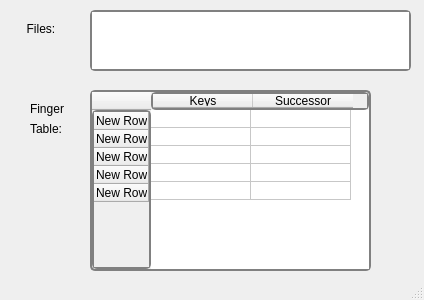
<?xml version="1.0" encoding="UTF-8"?>
<ui version="4.0">
 <class>Dialog</class>
 <widget class="QDialog" name="Dialog">
  <property name="geometry">
   <rect>
    <x>0</x>
    <y>0</y>
    <width>424</width>
    <height>300</height>
   </rect>
  </property>
  <property name="windowTitle">
   <string>Dialog</string>
  </property>
  <property name="styleSheet">
   <string notr="true">#Dialog{background-image: url(:/images/15136(1).jpg);}</string>
  </property>
  <property name="sizeGripEnabled">
   <bool>true</bool>
  </property>
  <widget class="QListWidget" name="Files">
   <property name="geometry">
    <rect>
     <x>90</x>
     <y>10</y>
     <width>321</width>
     <height>61</height>
    </rect>
   </property>
   <property name="styleSheet">
    <string notr="true">border: 2px solid grey;
border-radius : 5px;</string>
   </property>
  </widget>
  <widget class="QTableWidget" name="fingerTab">
   <property name="geometry">
    <rect>
     <x>90</x>
     <y>90</y>
     <width>281</width>
     <height>181</height>
    </rect>
   </property>
   <property name="styleSheet">
    <string notr="true">border: 2px solid grey;
border-radius : 5px;</string>
   </property>
   <attribute name="horizontalHeaderCascadingSectionResizes">
    <bool>false</bool>
   </attribute>
   <attribute name="verticalHeaderCascadingSectionResizes">
    <bool>false</bool>
   </attribute>
   <attribute name="verticalHeaderDefaultSectionSize">
    <number>0</number>
   </attribute>
   <attribute name="verticalHeaderMinimumSectionSize">
    <number>0</number>
   </attribute>
   <row>
    <property name="text">
     <string notr="true">New Row</string>
    </property>
    <property name="font">
     <font>
      <stylestrategy>PreferAntialias</stylestrategy>
     </font>
    </property>
   </row>
   <row>
    <property name="text">
     <string>New Row</string>
    </property>
   </row>
   <row>
    <property name="text">
     <string>New Row</string>
    </property>
   </row>
   <row>
    <property name="text">
     <string>New Row</string>
    </property>
   </row>
   <row>
    <property name="text">
     <string>New Row</string>
    </property>
   </row>
   <column>
    <property name="text">
     <string>Keys</string>
    </property>
   </column>
   <column>
    <property name="text">
     <string>Successor</string>
    </property>
   </column>
  </widget>
  <widget class="QLabel" name="label">
   <property name="geometry">
    <rect>
     <x>20</x>
     <y>20</y>
     <width>67</width>
     <height>17</height>
    </rect>
   </property>
   <property name="text">
    <string>  Files: </string>
   </property>
  </widget>
  <widget class="QLabel" name="label_3">
   <property name="geometry">
    <rect>
     <x>30</x>
     <y>120</y>
     <width>67</width>
     <height>17</height>
    </rect>
   </property>
   <property name="text">
    <string>Table:</string>
   </property>
  </widget>
  <widget class="QLabel" name="label_2">
   <property name="geometry">
    <rect>
     <x>30</x>
     <y>100</y>
     <width>67</width>
     <height>17</height>
    </rect>
   </property>
   <property name="text">
    <string>Finger</string>
   </property>
  </widget>
 </widget>
 <resources>
  <include location="images.qrc"/>
 </resources>
 <connections/>
</ui>
